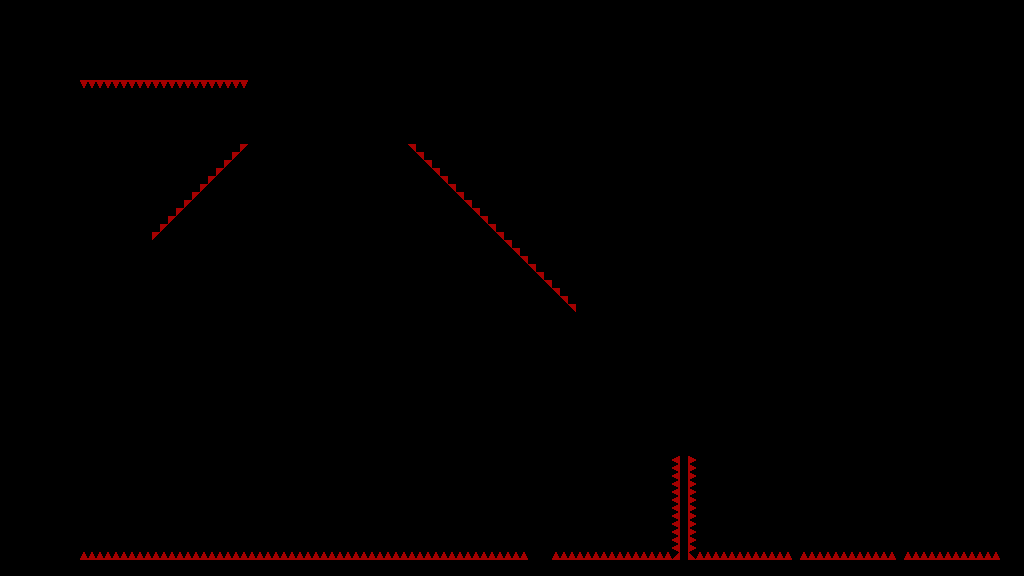

This is a level from a 2D game, rendered from its Tiled map with the project's own tilesets. A one-line summary and the map file follow, with tile-layer data summarised:
An orthogonal 128x72 tile map with 8x8 px tiles, 1 tile layer (T_Spikes) and 59 objects.

<map version="1.4" tiledversion="1.4.3" orientation="orthogonal" renderorder="right-down" width="128" height="72" tilewidth="8" tileheight="8" infinite="0" nextlayerid="6" nextobjectid="562">
 <tileset firstgid="1" source="../../../Sprites/Tiles/DEV/flat/T_spr_nv_flat_0.tsx" />
 <layer id="1" name="T_Spikes" width="128" height="72">
  <data>[9216 cells, 187 non-empty, 2 distinct tile ids]</data>
 </layer>
 <objectgroup id="2" name="C_Solid">
  <object id="511" x="0" y="384" width="152" height="16" />
  <object id="512" x="152" y="240" width="96" height="160" />
  <object id="513" x="152" y="240">
   <polygon points="0,0 96,-96 96,0" />
  </object>
  <object id="518" x="248" y="136" width="160" height="264" />
  <object id="520" x="80" y="0" width="168" height="80" />
  <object id="521" x="0" y="0" width="80" height="320" />
  <object id="523" x="248" y="80">
   <polygon points="0,0 64,-64 0,-64" />
  </object>
  <object id="524" x="248" y="0" width="776" height="16" />
  <object id="525" x="0" y="320" width="16" height="64" />
  <object id="527" x="408" y="144">
   <polygon points="0,0 168,168 0,168" />
  </object>
  <object id="528" x="504" y="312" width="72" height="144" />
  <object id="529" x="240" y="136" width="8" height="8" />
  <object id="530" x="408" y="136" width="8" height="8" />
  <object id="532" x="472" y="16">
   <polygon points="0,0 128,128 256,0" />
  </object>
  <object id="534" x="640" y="184">
   <polygon points="0,0 128,-128 128,0" />
  </object>
  <object id="535" x="768" y="56" width="152" height="16" />
  <object id="536" x="0" y="560" width="1000" height="16" />
  <object id="537" x="680" y="456" width="8" height="104" />
  <object id="538" x="1008" y="16" width="16" height="80" />
  <object id="539" x="944" y="96">
   <polygon points="0,0 64,-64 64,0" />
  </object>
  <object id="540" x="968" y="96" width="56" height="88" />
  <object id="541" x="528" y="544" width="24" height="16" />
  <object id="542" x="408" y="312" width="96" height="88" />
  <object id="543" x="448" y="400">
   <polygon points="0,0 56,0 56,56" />
  </object>
  <object id="544" x="1000" y="184" width="24" height="392" />
  <object id="545" x="792" y="448" width="8" height="112" />
  <object id="546" x="896" y="448" width="8" height="112" />
  <object id="547" x="0" y="400" width="16" height="160" />
  <object id="548" x="16" y="544" width="64" height="16" />
  <object id="549" x="824" y="96" width="144" height="16" />
  <object id="550" x="920" y="56">
   <polygon points="0,0 16,0 0,16" />
  </object>
  <object id="551" x="768" y="72" width="16" height="112" />
  <object id="553" x="784" y="72">
   <polygon points="0,0 24,0 0,24" />
  </object>
  <object id="554" x="784" y="128" width="168" height="56" />
  <object id="555" x="784" y="104">
   <polygon points="0,0 24,24 0,24" />
  </object>
  <object id="556" x="824" y="96">
   <polygon points="0,0 -8,8 0,8" />
  </object>
  <object id="557" x="816" y="104">
   <polygon points="0,0 8,0 8,8" />
  </object>
  <object id="558" x="672" y="448" width="24" height="8" />
 </objectgroup>
 <objectgroup id="5" name="DEV" visible="0">
  <object id="185" x="752" y="88">
   <polygon points="0,0 24,24 0,24" />
  </object>
  <object id="186" x="824" y="120">
   <polygon points="0,0 24,-24 24,0" />
  </object>
  <object id="187" x="856" y="112">
   <polygon points="0,0 48,0 0,48" />
  </object>
  <object id="188" x="848" y="48">
   <polygon points="0,0 0,48 -48,0" />
  </object>
  <object id="189" x="872" y="184">
   <polygon points="0,0 32,-32 32,0" />
  </object>
  <object id="190" x="712" y="96">
   <polygon points="0,0 24,-24 24,0" />
  </object>
  <object id="191" x="768" y="48">
   <polygon points="0,0 24,24 0,24" />
  </object>
  <object id="192" x="656" y="48">
   <polygon points="0,0 24,24 0,24" />
  </object>
  <object id="193" x="880" y="64">
   <polygon points="0,0 0,24 -24,0" />
  </object>
  <object id="194" x="696" y="48">
   <polygon points="0,0 24,0 0,24" />
  </object>
  <object id="195" x="800" y="112">
   <polygon points="0,0 8,8 0,8" />
  </object>
  <object id="196" x="832" y="144">
   <polygon points="0,0 8,0 0,8" />
  </object>
  <object id="197" x="736" y="48">
   <polygon points="0,0 8,0 0,8" />
  </object>
 </objectgroup>
 <objectgroup id="3" name="C_Balls">
  <object id="514" x="112" y="304" width="8" height="8" />
  <object id="519" x="32" y="368" width="8" height="8" />
  <object id="526" x="296" y="112" width="8" height="8" />
 </objectgroup>
 <objectgroup id="4" name="C_Orbs">
  <object id="515" x="112" y="272" width="8" height="8" />
  <object id="516" x="112" y="240" width="8" height="8" />
  <object id="559" x="960" y="136" width="8" height="8" />
  <object id="560" x="960" y="176" width="8" height="8" />
  <object id="561" x="960" y="216" width="8" height="8" />
 </objectgroup>
</map>
